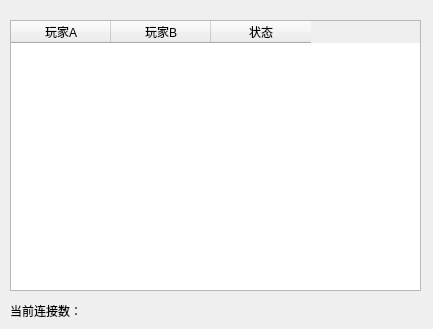
<?xml version="1.0" encoding="UTF-8"?>
<ui version="4.0">
 <class>ServerStatus</class>
 <widget class="QWidget" name="ServerStatus">
  <property name="geometry">
   <rect>
    <x>0</x>
    <y>0</y>
    <width>433</width>
    <height>329</height>
   </rect>
  </property>
  <property name="windowTitle">
   <string>Form</string>
  </property>
  <widget class="QTableWidget" name="tbw_lobby_info">
   <property name="geometry">
    <rect>
     <x>10</x>
     <y>20</y>
     <width>411</width>
     <height>271</height>
    </rect>
   </property>
   <column>
    <property name="text">
     <string>玩家A</string>
    </property>
    <property name="textAlignment">
     <set>AlignCenter</set>
    </property>
   </column>
   <column>
    <property name="text">
     <string>玩家B</string>
    </property>
    <property name="textAlignment">
     <set>AlignCenter</set>
    </property>
   </column>
   <column>
    <property name="text">
     <string>状态</string>
    </property>
    <property name="textAlignment">
     <set>AlignCenter</set>
    </property>
   </column>
  </widget>
  <widget class="QLabel" name="label">
   <property name="geometry">
    <rect>
     <x>10</x>
     <y>290</y>
     <width>81</width>
     <height>41</height>
    </rect>
   </property>
   <property name="text">
    <string>当前连接数：</string>
   </property>
  </widget>
  <widget class="QLabel" name="lab_curr_conn">
   <property name="geometry">
    <rect>
     <x>90</x>
     <y>300</y>
     <width>61</width>
     <height>21</height>
    </rect>
   </property>
   <property name="text">
    <string/>
   </property>
  </widget>
 </widget>
 <resources/>
 <connections/>
</ui>
